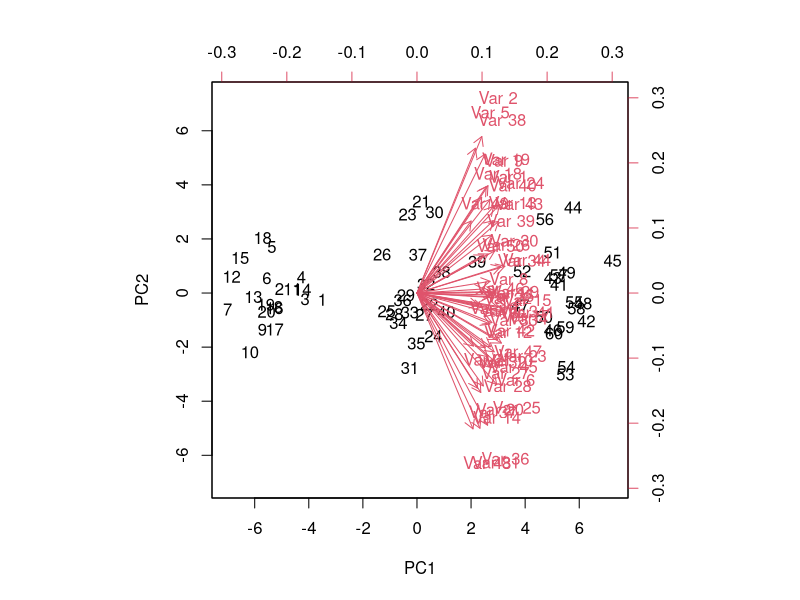
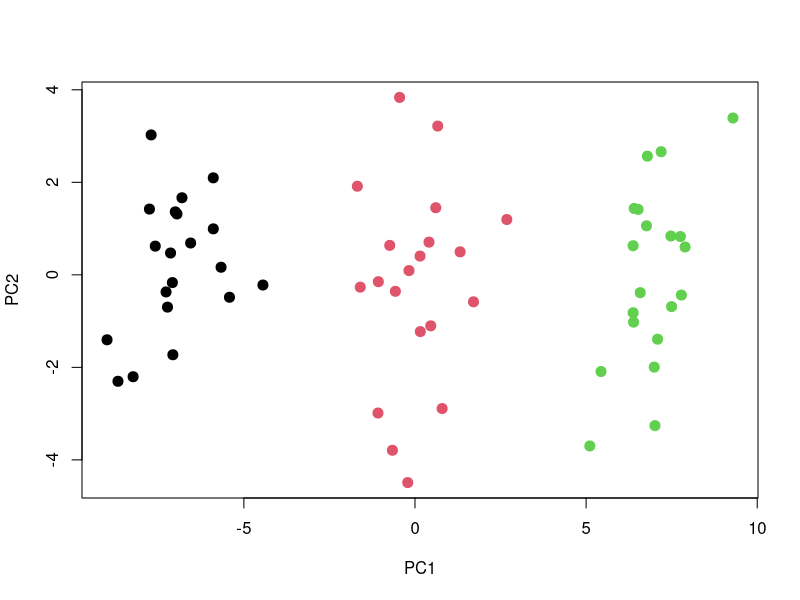
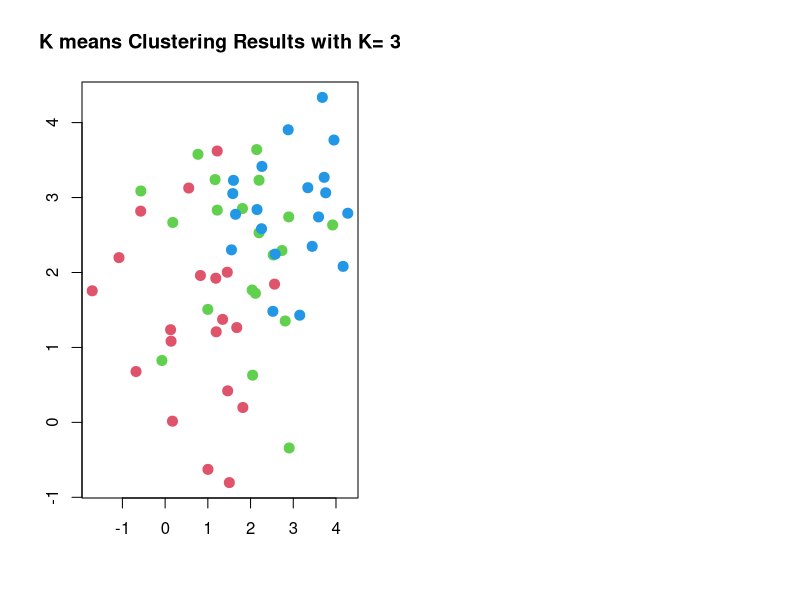
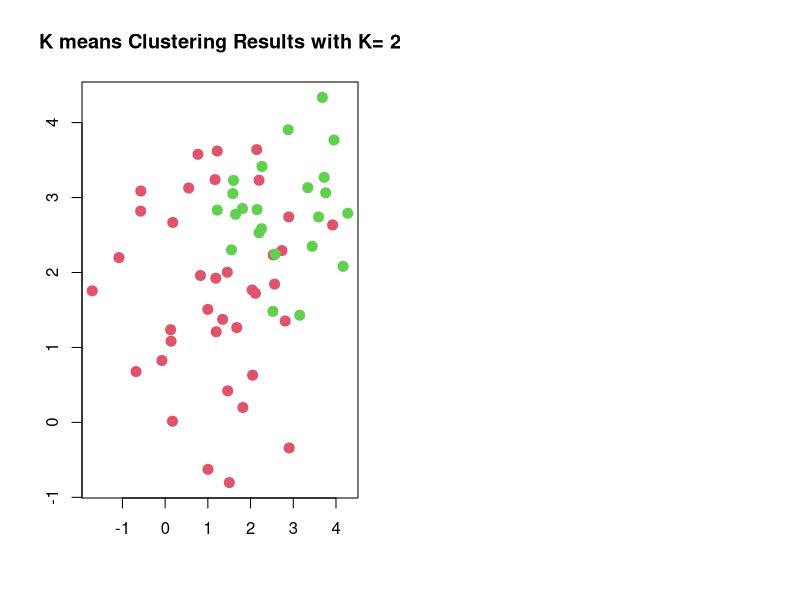
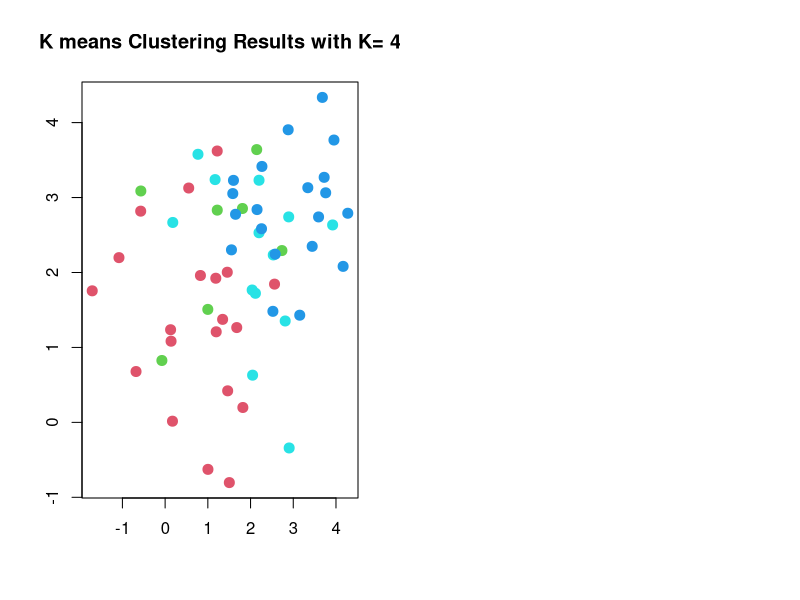
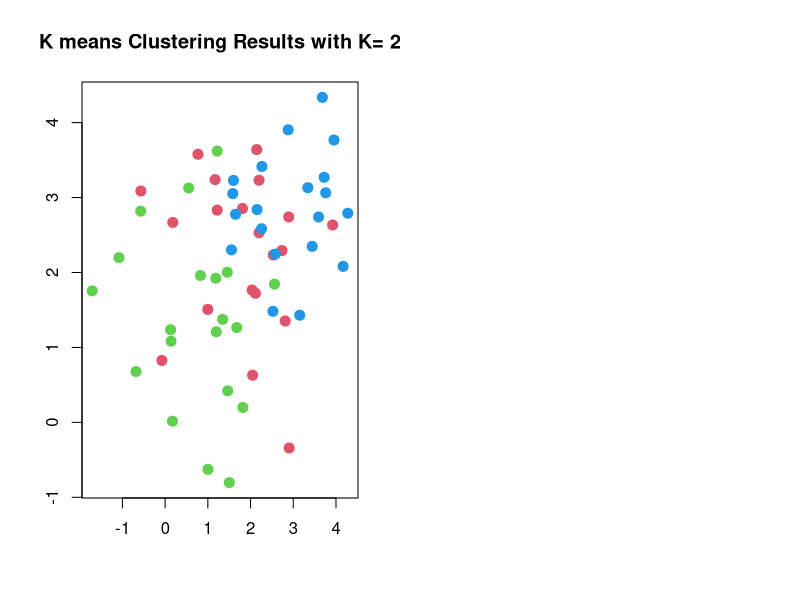

These figures' R source, in order:
# K-means clustering is a simple and elegant approach for partitioning a
# data set into K distinct, non-overlapping clusters. To perform K-means
# clustering, we must first specify the desired number of clusters K; then the
# K-means algorithm will assign each observation to exactly one of the K clusters.

rm(list=ls())
set.seed(5082)
library(tidyverse)

# a) Generate a simulated data set with 20 observations in each of three classes (i.e. 60 observations
# total), and 50 variables. Hint: There are a number of functions in R that you can use to
# generate data. One example is the rnorm() function; runif() is another option. Be sure to
# add a mean shift to the observations in each class so that there are three distinct classes.
SimulatedDataset <- rbind(matrix(rnorm(20*50, mean = 1), nrow = 20),
                          matrix(rnorm(20*50, mean = 2), nrow = 20),
                          matrix(rnorm(20*50, mean = 3), nrow = 20))

# b) Perform PCA on the 60 observations and plot the first two principal component score vectors.
# Use a different color to indicate the observations in each of the three classes. If the three
# classes appear separated in this plot, then continue on to part (c). If not, then return to part
# (a) and modify the simulation so that there is greater separation between the three classes.
# Do not continue to part (c) until the three classes show at least some separation in the first
# two principal component score vectors.

SimulatedDataset.pca = prcomp(SimulatedDataset,scale=TRUE)
biplot(SimulatedDataset.pca, scale=0)
summary(SimulatedDataset.pca)
SimulatedDataset.pca = prcomp(SimulatedDataset)$x
plot(SimulatedDataset.pca[,1:2], col=c(rep(1,20), rep(2,20), rep(3,20)), pch=20, cex =2)

# We can see 3 classes are properly clustered shown in different colors.
# The color of each observation indicates the cluster to which it was
# assigned using the K-means clustering algorithm.
# Note that there is no ordering of the clusters, so the cluster coloring is arbitrary.
# This arbitrary decision-making can have consequences:
# One issue, in the case, of K-means clustering, how many clusters should we look for in the data?
# K-means clustering will assign each observation to a cluster. However, sometimes this might not be appropriate.
# For instance, suppose that most of the observations truly belong to a small number of
# (unknown) subgroups, and a small subset of the observations are quite
# different from each other and from all other observations.

# c) Perform K-means clustering of the observations with K = 3. How well do the clusters that
# you obtained in K-means cluster- ing compare to the true class labels? Hint: You can use the
# table() function in R to compare the true class labels to the class labels obtained by clustering.
# Be careful how you interpret the results: K-means clustering will arbitrarily number the
# clusters, so you cannot simply check whether the true class labels and clustering labels are
# the same.
res = kmeans(SimulatedDataset, centers = 3, nstart=25)
true_class = c(rep(1,20), rep(2,20), rep(3,20))
table(res$cluster, true_class)
res$cluster

par(mfrow=c(1,2))
plot(SimulatedDataset, col = (res$cluster +1),
     main="K means Clustering Results with K= 3",
     xlab= "" , ylab="", pch=20, cex =2)

#We see our simulated dataset is perfectly clustered into 3 classes.

# d) Perform K-means clustering with K = 2. Describe your results.
res = kmeans(SimulatedDataset, centers = 2, nstart=25)
res$cluster
par(mfrow=c(1,2))
plot(SimulatedDataset, col = (res$cluster +1),
     main="K means Clustering Results with K= 2",
     xlab= "" , ylab="", pch=20, cex =2)
true = c(rep(1,20), rep(2,20), rep(3,20))
table(res$cluster, true_class)
res$tot.withinss

# We see the second class is not clustered correctly.

# e) Now perform K-means clustering with K = 4, and describe your results.
res = kmeans(SimulatedDataset, centers = 4, nstart=25)
res$cluster
par(mfrow=c(1,2))
plot(SimulatedDataset, col = (res$cluster +1),
     main="K means Clustering Results with K= 4",
     xlab= "" , ylab="", pch=20, cex =2)
true_class = c(rep(1,20), rep(2,20), rep(3,20))
table(res$cluster, true_class)
res$tot.withinss

# The result shows 4 classes instead of 3 because one of the 3 classes was
# split into 2 classes and produced the extra class.

# f)Now perform K-means clustering with K = 3 on the first two principal component score
# vectors, rather than on the raw data. That is, perform K-means clustering on the 60 x 2
# matrix of which the first column is the first principal component score vector, and the second
# column is the second principal component score vector. Comment on the results.
res = kmeans(SimulatedDataset.pca[,1:2], centers = 3, nstart=25)
res$cluster
par(mfrow=c(1,2))
plot(SimulatedDataset, col = (res$cluster +1),
     main="K means Clustering Results with K= 2",
     xlab= "" , ylab="", pch=20, cex =2)
true_class = c(rep(1,20), rep(2,20), rep(3,20))
table(res$cluster, true_class)

# The result remains the same as perfectly clustered into 3 classes.

# g) Using the scale() function, perform K-means clustering with K = 3 on the data after scaling
# each variable to have standard deviation one. How do these results compare to those obtained
# in (b)? Explain.res = kmeans(scale(X), centers = 3)
res = kmeans(scale(SimulatedDataset), centers = 3, nstart=25)
true_class = c(rep(1,20), rep(2,20), rep(3,20))
table(res$cluster, true_class)

# Scaling didn't change the clustering, and 3 classes seem to be the optimal number of clusters.
